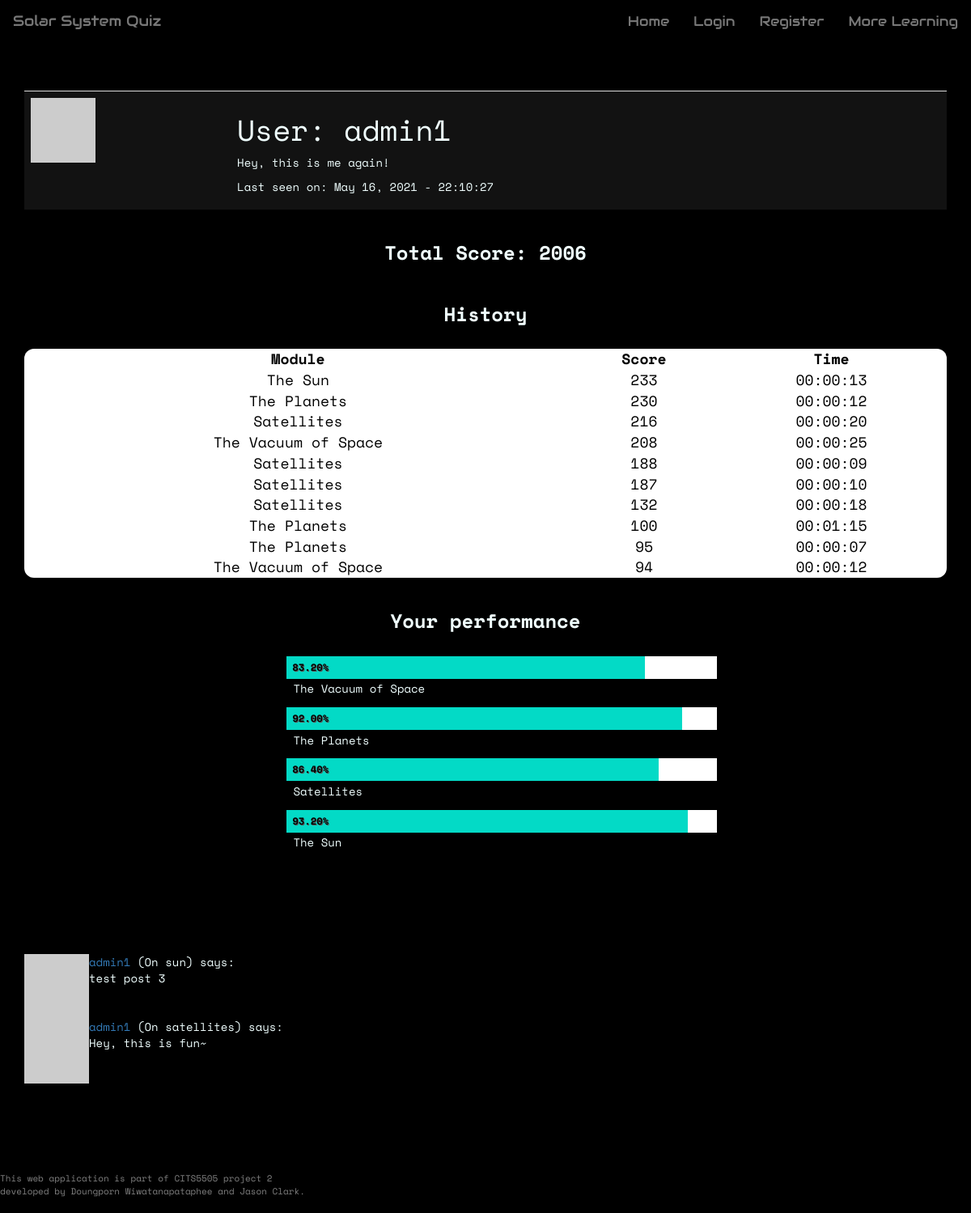
Screenshot of /user/admin1 with the database file from the repository.
### app/models.py (models this page shows, shortened)
class User(UserMixin, db.Model):
    __tablename__ = 'user_table'
    id = db.Column(db.Integer, primary_key=True)
    username = db.Column(db.String(64), index=True, unique=True)
    user_type = db.Column(db.String(64))
    email = db.Column(db.String(120), index=True, unique=True)
    password_hash = db.Column(db.String(128))
    posts = db.relationship('Post', backref='author', lazy='dynamic')
    about_me = db.Column(db.String(140))
    last_seen = db.Column(db.DateTime, default=datetime.utcnow)
    score_child = db.relationship("Score", backref = 'user_parent')
    quiz_unlocked = db.Column(db.Integer, default=0)
    def avatar(self, size):
      digest = md5(self.email.lower().encode('utf-8')).hexdigest()
      return 'https://www.gravatar.com/avatar/{}?d=identicon&s={}'.format(digest, size)

class Score(db.Model):
    __tablename__ = 'score'
    id = db.Column(db.Integer, primary_key = True)
    user_id = db.Column(db.Integer, db.ForeignKey('user_table.id'))
    questionset_id = db.Column(db.Integer, db.ForeignKey('questionset.id'))
    score = db.Column(db.Integer, default=0)
    time_taken = db.Column(db.Time, default=0)

class QuestionSet(db.Model):
    __tablename__ = 'questionset'
    id = db.Column(db.Integer, primary_key = True)
    name = db.Column(db.String(64))
    module = db.Column(db.String(64))
    number_of_questions = db.Column(db.Integer)
    child = db.relationship("CurrentQuestion")
    score_child = db.relationship('Score', backref= 'questionset_parent')

class Post(db.Model):
    id = db.Column(db.Integer, primary_key=True)
    user_id = db.Column(db.Integer, db.ForeignKey('user_table.id')) #user.id
    body = db.Column(db.String(140))
    timestamp = db.Column(db.DateTime, index=True, default=datetime.utcnow)
    page = db.Column(db.String)
    upvotes = db.Column(db.Integer, default=0)
    downvotes = db.Column(db.Integer, default=0)

### app/routes.py (the view)
@app.route('/user/<username>', methods = ['GET','POST'])
def user_profile(username):
    user = User.query.filter_by(username=username).first_or_404()
    page = request.args.get('page', 1, type=int)
    posts = user.posts.paginate(
      page, 5, False)
    next_url = url_for('user_profile', username=username, page=posts.next_num) \
      if posts.has_next else None
    prev_url = url_for('user_profile', username=username, page=posts.prev_num) \
      if posts.has_prev else None
    score_dict = [] # initialise module score dictionary
    total = 0       # initialise total score as zero
    vacuum_top = Score.query.filter_by(user_id=user.id, questionset_id=2).order_by(Score.score.desc())[0]
    planet_top = Score.query.filter_by(user_id=user.id, questionset_id=3).order_by(Score.score.desc())[0]
    satellite_top = Score.query.filter_by(user_id=user.id, questionset_id=4).order_by(Score.score.desc())[0]
    sun_top = Score.query.filter_by(user_id=user.id, questionset_id=5).order_by(Score.score.desc())[0]
    user_scores = Score.query.filter_by(user_id=user.id).all()
    for score in user_scores:
        score_dict.append({'module': score.questionset_id}) # append scores for each learning module
        total += score.score    # add total score
    scoreSorted = Score.query.filter_by(user_id=user.id).order_by(Score.score.desc()).all()
    return render_template('user_profile.html', user=user, score=total, posts=posts.items,
    scoreSorted = scoreSorted, next_url=next_url, prev_url=prev_url, vacuum_top=vacuum_top, planet_top=planet_top,
    satellite_top=satellite_top, sun_top=sun_top)

### app/routes.py (called while the page is built)
@app.before_request
def before_request():
    from_zone = tz.tzutc()
    to_zone = tz.tzlocal()
    utc = datetime.utcnow()
    utc = utc.replace(tzinfo=from_zone)
    central = utc.astimezone(to_zone)   # convert to local timezone
    if current_user.is_authenticated:
        current_user.last_seen = central
        db.session.commit()

### app/templates/user_profile.html (shortened to what this page needs)
{% extends 'base.html' %}
{% block body %}
<div class="container">
<table class="table user-table">
    <tr>
        <td><img src="{{ user.avatar(128) }}"></td>
        <td>
            <h1 id="user_heading">User: {{ user.username }}</h1>
            {% if user.about_me %}<p>{{ user.about_me }}</p>{% endif %}
            {% if user.last_seen %}<p>Last seen on: {{ user.last_seen.strftime('%B %d, %Y - %H:%M:%S') }}</p>{% endif %}
        </td>
    </tr>
</table>
</div>
<div class="container">
    <h2 class="history-bar">Total Score: {{ score }}</h2>
    <h2 class="history-bar">History</h2>
    <table class="result-table">
        <thead>
            <tr>
                <th>Module</th>
                <th>Score</th>
                <th>Time</th>
            </tr>
        </thead>
        <tbody>
        {% for score in scoreSorted %}
        {%  if loop.index <= 10  %}
            <tr>
                <td>{{ score.questionset_parent.name }}</td>
                <td>{{ score.score }}</td>
                <td>{{ score.time_taken }}</td>
            </tr>
        {% endif %}
        {% endfor %}
        </tbody>
    </table>
    <br>
</div>
<div class="container chart-container">
    <h2 class="history-bar">Your performance</h2>
    <ul class="horizontal-bar-chart">
      <li>
        <span class="index" style="width: calc( {{ vacuum_top.score }}/250 * 100%)">{{'%0.2f'| format(vacuum_top.score / 250 * 100 | float) }}%</span>
      </li>
        <p>{{ vacuum_top.questionset_parent.name }}</p>
      <li>
        <span class="index" style="width: calc( {{ planet_top.score }}/250 * 100%)">{{'%0.2f'| format(planet_top.score / 250 * 100 | float)}}%</span>
      </li>
      <p>{{ planet_top.questionset_parent.name }}</p>
      <li>
        <span class="index" style="width: calc( {{ satellite_top.score }}/250 * 100%)">{{'%0.2f'| format(satellite_top.score / 250 * 100 | float) }}%</span>
      </li>
      <p>{{ satellite_top.questionset_parent.name }}</p>
      <li>
        <span class="index" style="width: calc( {{ sun_top.score }}/250 * 100%)">{{'%0.2f'| format(sun_top.score /250 * 100 | float) }}%</span>
      </li>
      <p>{{ sun_top.questionset_parent.name }}</p>
    </ul>
</div>
<hr class="divider" />
<div class="container">
  {% for post in posts %}
  {% include '_post.html'%}
  {% endfor %}
</div>
{% endblock %}

### app/templates/_post.html (shortened to what this page needs)
<table>
  <tr valign="top">
    <td><img src="{{ post.author.avatar(36) }}"></td>
    <td>
      <a href="{{ url_for('user_profile', username=post.author.username) }}">
        {{ post.author.username }}
      </a>
      (On {{ post.page }}) says:<br>{{ post.body }}
    </td>
  </tr>
</table>

### app/static/css/theme.css (style rules this page uses)
* { box-sizing: border-box; }
body { font-family: 'Space Mono', monospace; background-color: black; color: azure; padding-bottom: 60px; margin-bottom: 100px; }
html { scroll-behavior: smooth; }
.result-table { width: 100%; font-size: 18px; padding: 20px; border-collapse: collapse; border-spacing: 10px; text-align: center; background-color: #ffffff; color: black; border-radius: 12px; }
.result-table th { text-align: center; }
.user-table { background-color: #121212; }
.history-bar { padding: 20px; text-align: center; font-weight: bold; font-size: 24px; margin-top: 0; }
.chart-container { margin: 0 auto; max-width: 600px; min-width: 320px; padding: 0 1em; }
.horizontal-bar-chart { float: left; width: 100%; }
.horizontal-bar-chart li { position: relative; display: block; height: 2em; margin-bottom: .2em; background: #ffffff; }
.horizontal-bar-chart p { display: block; _zoom: 1; margin: 0 0 .9em 0; text-indent: .6em; }
.horizontal-bar-chart .index { display: block; position: absolute; top: 0; left: 0; height: 100%; text-indent: .6em; font-size: 0.875em; font-weight: bold; color: black; background: #03dac6; line-height: 2.2em; text-shadow: 1px 1px 0px #595959; }
hr.divider { border: 0; height: 5px; margin-top: 50px; margin-bottom: 50px; margin-left: 2rem; width: 100%; }

### rows the page displays
User: username "admin1", about_me "Hey, this is me again!", last_seen "May 16, 2021 - 22:10:27"
Score: questionset_parent.name "The Sun", score "233", time_taken "00:00:13", sun_top.score/250*100|float "93.20"
Score: questionset_parent.name "The Planets", score "230", time_taken "00:00:12", planet_top.score/250*100|float "92.00"
Score: questionset_parent.name "Satellites", score "216", time_taken "00:00:20", satellite_top.score/250*100|float "86.40"
Score: questionset_parent.name "The Vacuum of Space", score "208", time_taken "00:00:25", vacuum_top.score/250*100|float "83.20"
Score: questionset_parent.name "Satellites", score "188", time_taken "00:00:09"
Score: questionset_parent.name "Satellites", score "187", time_taken "00:00:10"
Score: questionset_parent.name "Satellites", score "132", time_taken "00:00:18"
Score: questionset_parent.name "The Planets", score "100", time_taken "00:01:15"
Score: questionset_parent.name "The Planets", score "95", time_taken "00:00:07"
Score: questionset_parent.name "The Vacuum of Space", score "94", time_taken "00:00:12"
QuestionSet: questionset_parent.name "The Vacuum of Space"
QuestionSet: questionset_parent.name "The Planets"
QuestionSet: questionset_parent.name "Satellites"
QuestionSet: questionset_parent.name "The Sun"
Post: author.username "admin1", page "sun", body "test post 3"
Post: author.username "admin1", page "satellites", body "Hey, this is fun~"

### other values shown
{{ score }} "2006"
